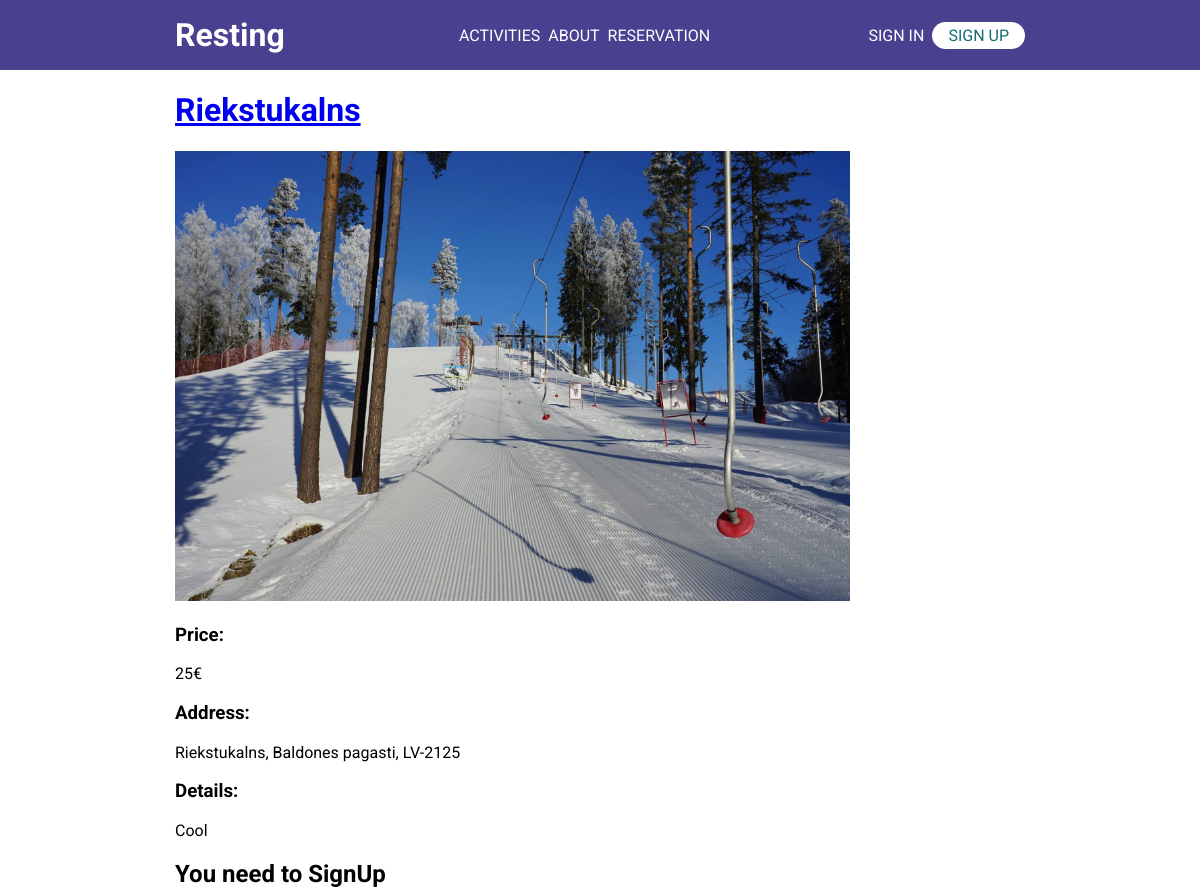
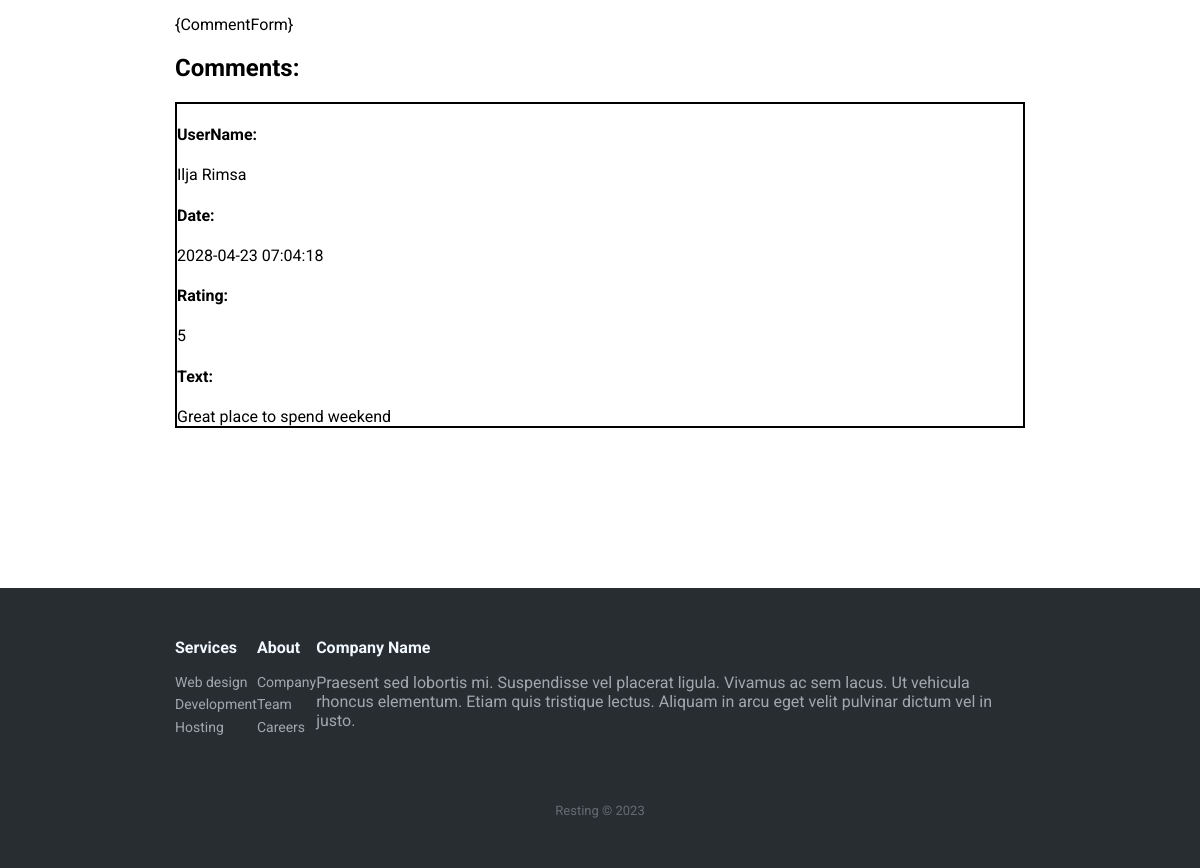
The page /php/template/template.php?id=1 on the database as committed earlier (2 pictures, top to bottom).
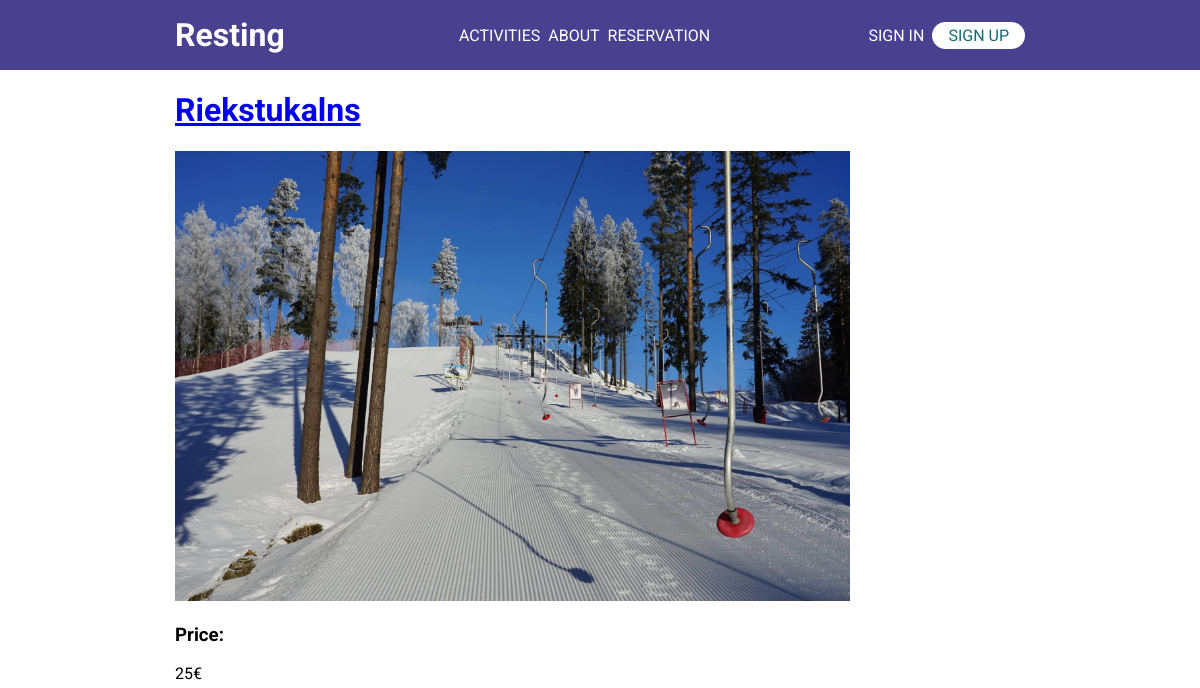
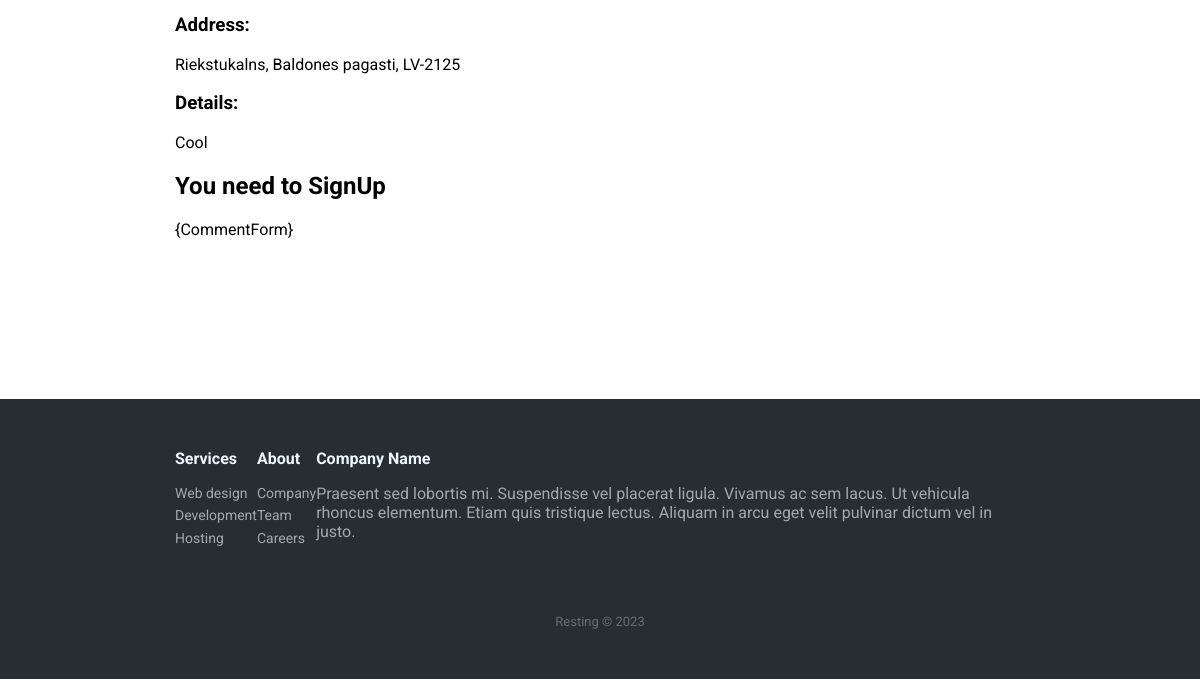
The same page on the database as committed later (2 pictures, top to bottom).
### tables this page shows
CREATE TABLE IF NOT EXISTS `comments` (
  `CommentID` int NOT NULL AUTO_INCREMENT,
  `CustomerID` int DEFAULT NULL,
  `Date` datetime DEFAULT NULL,
  `CommentText` text,
  `Rating` int DEFAULT NULL,
  `OffersID` int DEFAULT NULL,
  PRIMARY KEY (`CommentID`),
  KEY `FK_comments_customer` (`CustomerID`),
  KEY `FK_comments_offers` (`OffersID`),
  CONSTRAINT `FK_comments_customer` FOREIGN KEY (`CustomerID`) REFERENCES `customer` (`CustomerID`),
  CONSTRAINT `FK_comments_offers` FOREIGN KEY (`OffersID`) REFERENCES `offers` (`OffersID`)
);

CREATE TABLE IF NOT EXISTS `customer` (
  `CustomerID` int NOT NULL AUTO_INCREMENT,
  `FirstName` varchar(50) DEFAULT NULL,
  `LastName` varchar(50) DEFAULT NULL,
  `Password` varchar(50) DEFAULT NULL,
  `Email` varchar(50) DEFAULT NULL,
  `Access` binary(1) DEFAULT '0',
  PRIMARY KEY (`CustomerID`)
);

### php/template/template.php (the view, shortened to what this page needs)
<?php
$id = $_GET['id'];
include '../../FunctionsPHP/DataBaseConn.php';
$conn = mysqli_connect($host, $username, $password, $dbname);
$query = "SELECT * FROM offers LEFT JOIN images on offers.ImageID = images.ImageID WHERE OffersID = $id";
$result = mysqli_query($conn, $query);
$pageData = mysqli_fetch_assoc($result);
$template = file_get_contents('page-template.html');
if (isset($_SESSION['authorized']) && $_SESSION['authorized'] === true) {
    $template = str_replace('{session}', 'Welcome, ' . $_SESSION['username'] . '!'.  $_SESSION['access'] . '
    <li class="nav__item"><a class="nav__link"><form action="..\..\FunctionsPHP\logout.php" method="post">
        <button type="submit" name="logout">Exit</button></form></a></li>', $template);
    $template = str_replace('{ReservationForm}',
    '<h3>Reservation:</h3>
    <form action="..\..\FunctionsPHP\reservation.php" method="post">
    <input type="number" name="PersonAmount"  placeholder="PersonAmount" required>
    <input type="datetime-local" name="StartDate"  placeholder="StartDate" required>
    <input type="datetime-local" name="EndDate"  placeholder="EndDate" required>
    <input type="number" name="SumPrice"  placeholder="SumPrice" required>
    <input type="submit" name="reservation" value="Add reservation">
    </form>', $template);
    $template = str_replace('{CommentForm}',
    '<h3>Write Your Comment:</h3>
    <form action="..\..\FunctionsPHP\CommentAdd.php" method="post">
    <label for="rating">Rating (between 1 and 5):</label>
    <input type="range" name="rating" min="1" max="5">
    <input type="textbox" name="CommentText"  placeholder="Text" required>
    <input type="submit" name="CommentAdd" value="Comment Add">
    </form>', $template);
}else{
    $template = str_replace('{ReservationForm}',
    '<h2>You need to SignUp</h2>', $template);
    $template = str_replace('{session}', '<li class="nav__item"><a href="..\login.php" class="nav__link">Sign in</a></li>
    <li class="nav__item"><a href="..\registration.php" class="nav__link nav__link--button">Sign up</a></li>', $template);
}
$query2 = "SELECT CommentText,Rating, Date, FirstName, LastName FROM comments LEFT JOIN customer on comments.CustomerID = customer.CustomerID WHERE OffersID = $id";
$result2 = mysqli_query($conn, $query2);
foreach ($result2 as $row) {
    $commentsHtmlCode = '<h2>Comments:</h2>';
    $commentsHtmlCode = $commentsHtmlCode . "<p><div style='border: 2px solid black'><h4>UserName:</h4>" . $row['FirstName'] . " " . $row['LastName'] . "
    <h4>Date:</h4>" . $row['Date'] . "
    <h4>Rating:</h4>" . $row['Rating'] . "
    <h4>Text:</h4>" . $row['CommentText'] . "
    </div></p>";
}
$template = str_replace('{Comments}', $commentsHtmlCode, $template);
$template = str_replace('{page_title}', $pageData['Name'], $template);
$template = str_replace('{page_Name}', $pageData['Name'], $template);
$template = str_replace('{page_Img}', $pageData['path'], $template);
$template = str_replace('{page_Price}', $pageData['Price'], $template);
$template = str_replace('{page_Address}', $pageData['Address'], $template);
$template = str_replace('{page_Details}', $pageData['Details'], $template);
$template = str_replace('{page_Link}', $pageData['Link'], $template);
echo $template;
?>

Rows that differ between the two databases and show on the page:
removed comments: CustomerID.FirstName "Ilja", CustomerID.LastName "Rimsa", Date "2028-04-23 07:04:18", Rating "5", CommentText "Great place to spend weekend"
Other text that changed with them:
text no longer shown: "Comments: UserName: Date: Rating: Text:"
